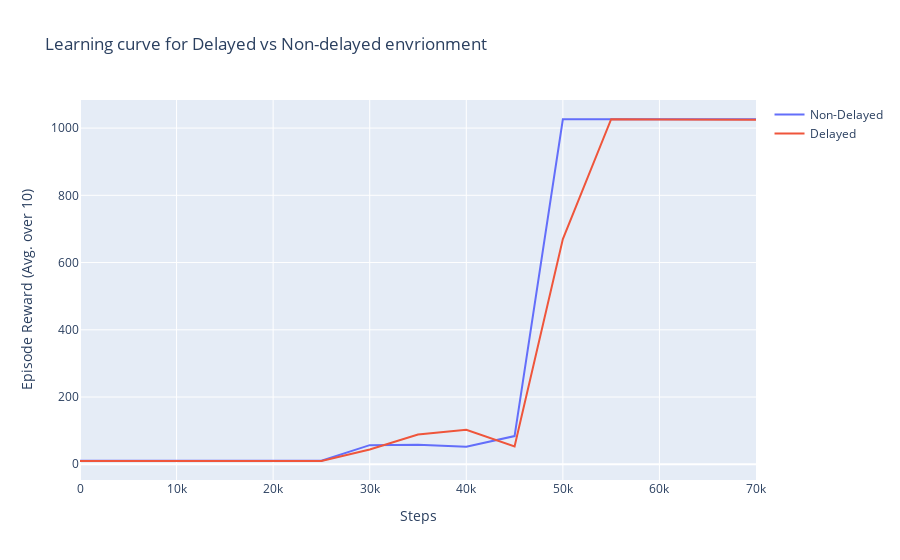

The cell this chart's notebook holds for it:
### Code cell
fig = go.Figure()
fig.add_trace(go.Scatter(x=[x*5000 for x in range(len(result_normal[:-6]))], y=result_normal[:-6],
                    mode='lines',
                    name='Non-Delayed'))

fig.add_trace(go.Scatter(x=[x*5000 for x in range(len(result_normal[:-6]))], y=result_delayed[:-6],
                    mode='lines',
                    name='Delayed'))

fig.update_layout(title='Learning curve for Delayed vs Non-delayed envrionment',
                   xaxis_title='Steps',
                   yaxis_title='Episode Reward (Avg. over 10)')


fig

### Figure 1 — Plotly figure (JSON) as saved in the notebook; plotly's stock layout.template omitted (floating-point values rounded to 4 significant figures)
{"data": [{"mode": "lines", "name": "Non-Delayed", "type": "scatter", "x": [0, 5000, 10000, 15000, 20000, 25000, 30000, 35000, 40000, 45000, 50000, 55000, 60000, 65000, 70000], "y": [10.8, 10.8, 10.8, 10.8, 10.8, 10.8, 56.8, 58.4, 52.1, 83.9, 1026, 1027, 1026, 1026.0, 1026.0]}, {"mode": "lines", "name": "Delayed", "type": "scatter", "x": [0, 5000, 10000, 15000, 20000, 25000, 30000, 35000, 40000, 45000, 50000, 55000, 60000, 65000, 70000], "y": [9.7, 9.7, 9.7, 9.7, 9.7, 9.7, 43.9, 88.7, 102.8, 53.1, 669.9, 1026.0, 1026.0, 1026.0, 1025]}], "layout": {"title": {"text": "Learning curve for Delayed vs Non-delayed envrionment"}, "xaxis": {"title": {"text": "Steps"}}, "yaxis": {"title": {"text": "Episode Reward (Avg. over 10)"}}}}
